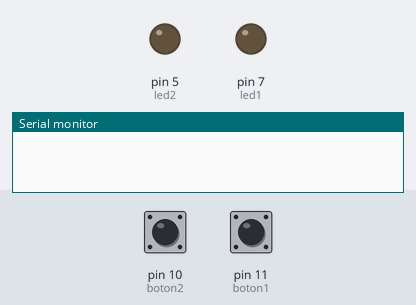
Simulated run of this sketch. Board: Arduino Uno, built with avr-gcc and run on an emulated ATmega328P. Shown: output pins drawn as LEDs (lit = HIGH), the last lines printed to the serial monitor. Inputs (shaded band) come from the test bench; at power-on: pin 10 (boton2) HIGH, pin 11 (boton1) HIGH.

Above: at 1.2 s.
1.3 s: pin 10 (boton2) pulled LOW for 0.15 s
At 1.39 s:
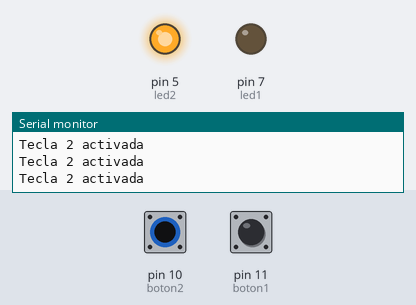
2.9 s: pin 11 (boton1) pulled LOW for 0.15 s
At 2.99 s:
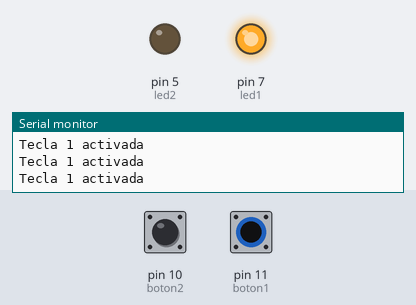
4.5 s: pin 11 (boton1) pulled LOW for 3.2 s
At 8.0 s:
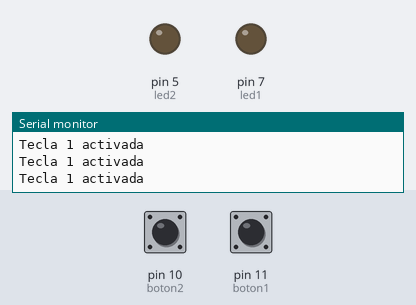
9.2 s: pin 10 (boton2) pulled LOW for 3.2 s
At 10.2 s:
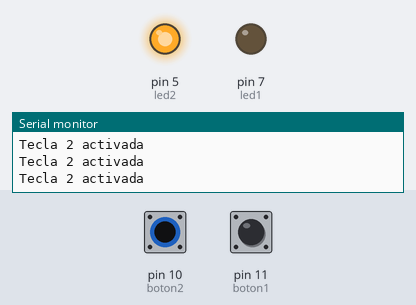
13.9 s: pin 10 (boton2) driven LOW and pin 11 (boton1) driven LOW
At 15.0 s:
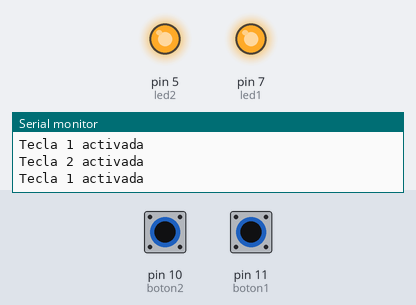
Timing chart, 0 to 16.4 s (numbered marks = the images above; inputs shaded):
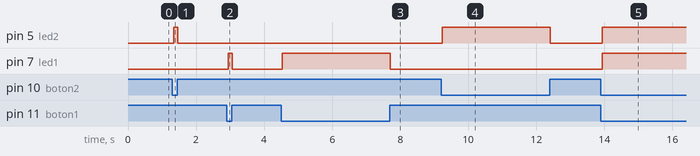

The sketch:

Teclasindepen.ino
```cpp
// Creado por: Sebastian Alvarez
// Para un semaforo con arduino.
// Segunda Tarea: Teclas actuando asincronica e independientemente
#include "teclas1.h"

void setup() {
  Serial.begin(9600);
  teclas_ini();
}

void loop() {
  teclas_act(tecla1, boton1);
  teclas_act(tecla2, boton2);

  if (tecla1.estadob == BOTON_DOWN) {
    Serial.println("Tecla 1 activada");
    digitalWrite(led1, HIGH);
  } else{
    digitalWrite(led1, LOW);
  }

  if (tecla2.estadob == BOTON_DOWN) {
    Serial.println("Tecla 2 activada");
    digitalWrite(led2, HIGH);
  } else{
    digitalWrite(led2, LOW);
  }
}
```

teclas1.cpp
```cpp
// Creado por: Sebastian Alvarez
// Para un semaforo con arduino.
// Segunda Tarea: Teclas actuando asincronica e independientemente
#include <Arduino.h>
#include "teclas1.h"

int boton1 = 11;
int boton2 = 10;
int led1 = 7;
int led2 = 5;
unsigned long t_anterior = 0;

VTecla tecla1 = {'1', 40, BOTON_UP};
VTecla tecla2 = {'2', 40, BOTON_UP};

void teclas_ini() {
  pinMode(boton1, INPUT_PULLUP);
  pinMode(boton2, INPUT_PULLUP);
  pinMode(led1, OUTPUT);
  pinMode(led2, OUTPUT);
}

void teclas_act(VTecla& tecla, int boton) {
  switch (tecla.estadob) {
    case BOTON_UP:
      if (digitalRead(boton) == LOW) {
        tecla.estadob = BOTON_FALLING;
        t_anterior = millis();}
      break;

    case BOTON_FALLING:
      if (millis() - t_anterior >= tecla.delay) {
        if (digitalRead(boton) == LOW) {
          tecla.estadob = BOTON_DOWN;
          // Realizar acción asociada al botón presionado
          // Ejemplo: digitalWrite(led1, HIGH);
        } else {
          tecla.estadob = BOTON_UP;
        }}
      break;

    case BOTON_DOWN:
      if (digitalRead(boton) == HIGH) {
        tecla.estadob = BOTON_RISING;
        t_anterior = millis();}
      break;

    case BOTON_RISING:
      if (millis() - t_anterior >= tecla.delay) {
        if (digitalRead(boton) == HIGH) {
          tecla.estadob = BOTON_UP;
          // Realizar acción asociada al botón liberado
          // Ejemplo: digitalWrite(led1, LOW);
        } else {
          tecla.estadob = BOTON_DOWN;
        }}
      break;
  }
}
```

teclas1.h
```cpp
// Creado por: Sebastian Alvarez
// Para un semaforo con arduino.
// Segunda Tarea: Teclas actuando asincronica e independientemente
#include <Arduino.h>

extern int boton1;
extern int boton2;
extern int led1;
extern int led2;


enum Estado_Boton {
  BOTON_UP,
  BOTON_FALLING,
  BOTON_RISING,
  BOTON_DOWN
};

struct VTecla {
  char tecla;
  int8_t delay;
  Estado_Boton estadob;
};

void teclas_ini();

extern VTecla tecla1;
extern VTecla tecla2;

void teclas_act(VTecla& tecla, int boton);
```

Measured:
- after the input at 1.3 s, pin 5 (led2): LOW → HIGH at once, → LOW 0.12 s later
- after the input at 2.9 s, pin 7 (led1): LOW → HIGH at once, → LOW 0.12 s later
- after the input at 4.5 s, pin 7 (led1): LOW → HIGH at once, → LOW 3.2 s later
- after the input at 9.2 s, pin 5 (led2): LOW → HIGH at once, → LOW 3.2 s later
- after the input at 13.9 s, pin 5 (led2), pin 7 (led1): LOW → HIGH at once
